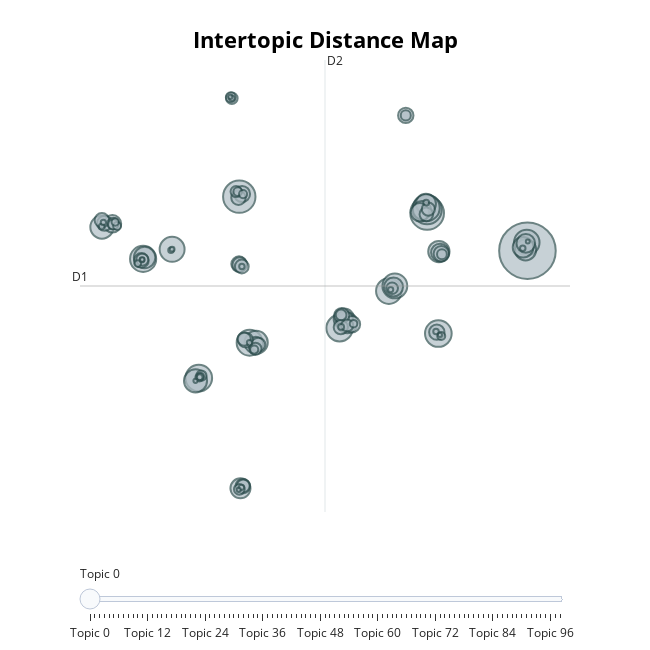

The notebook cell saved with this chart:
### Code cell
# Visualize intertopic distance
topic_model.visualize_topics()
